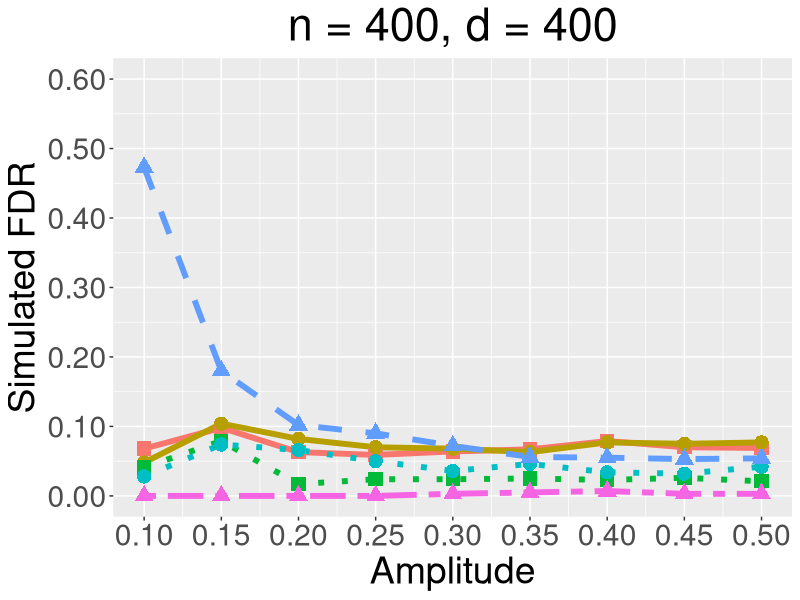
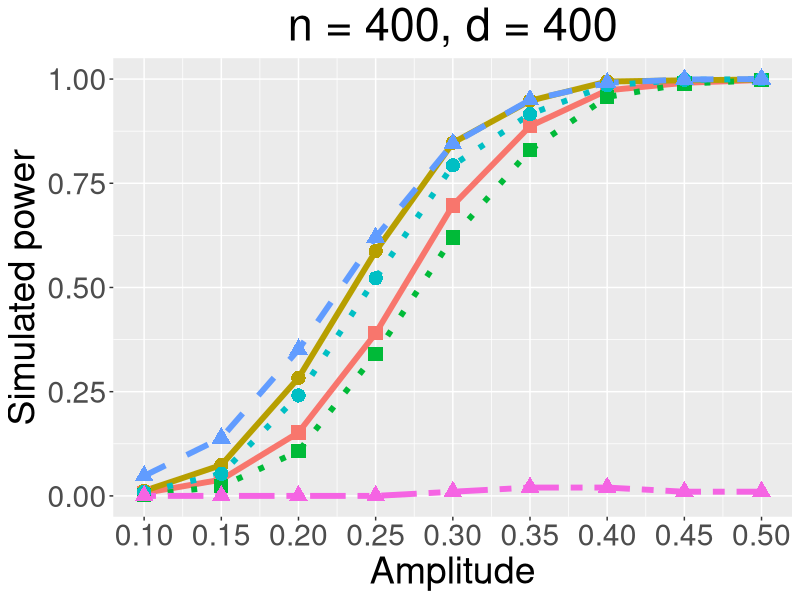
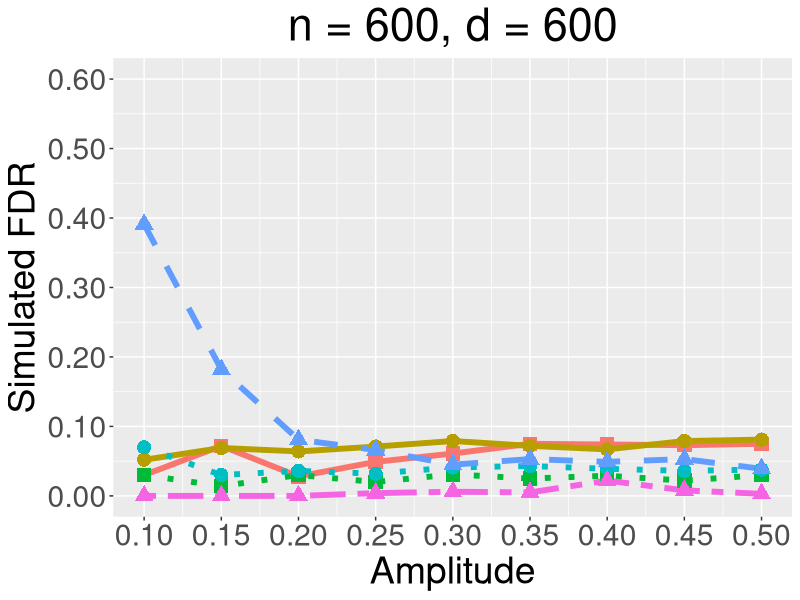
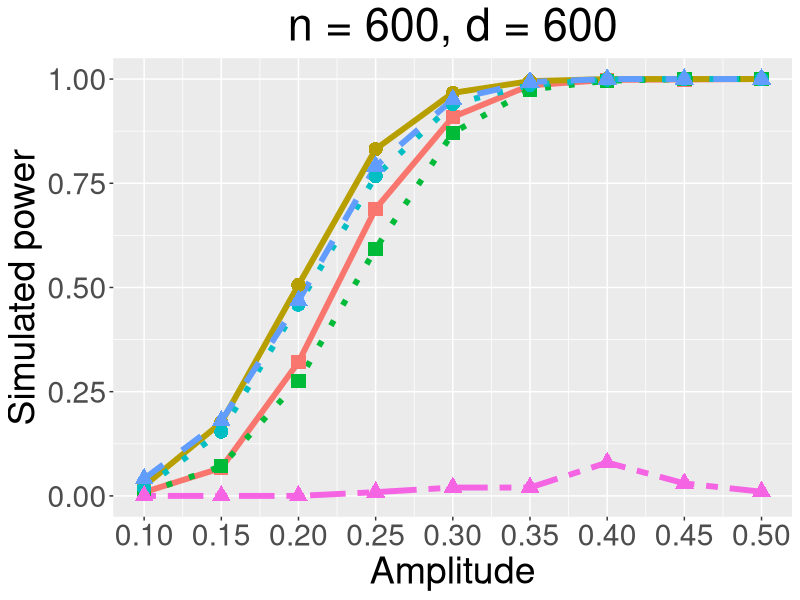
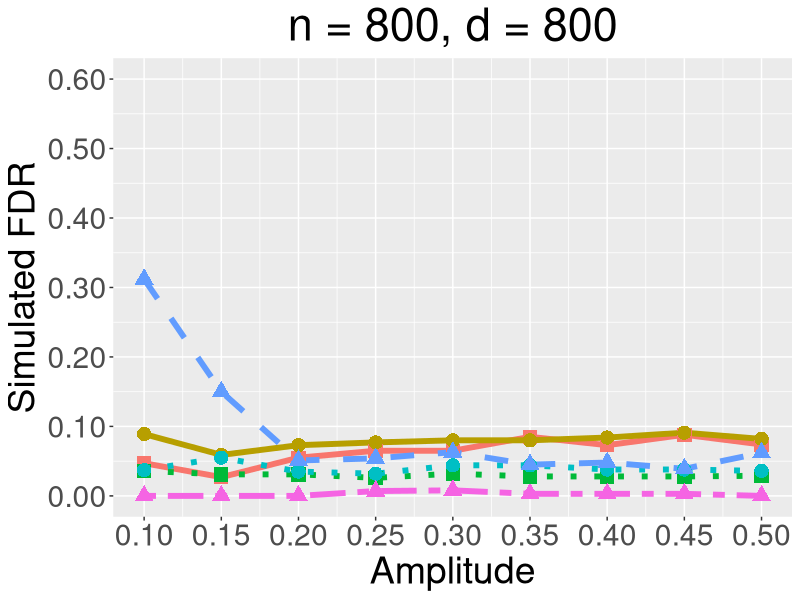
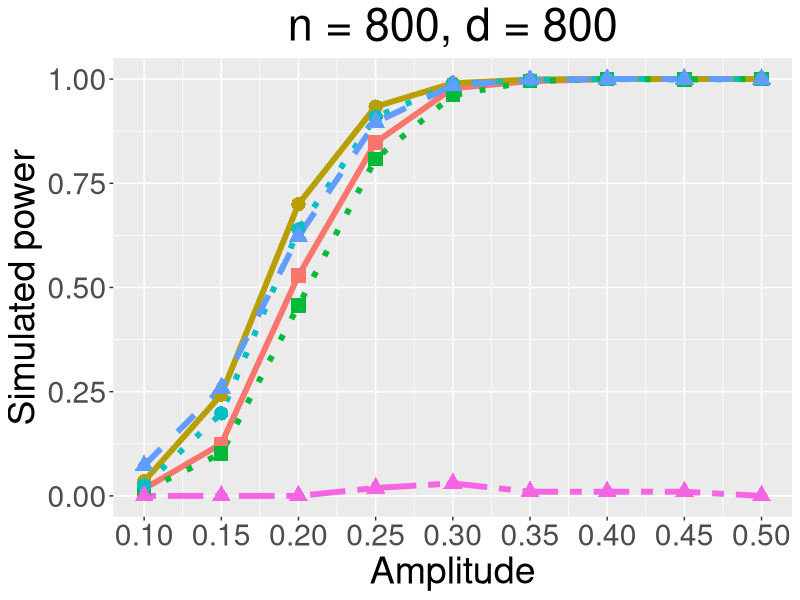
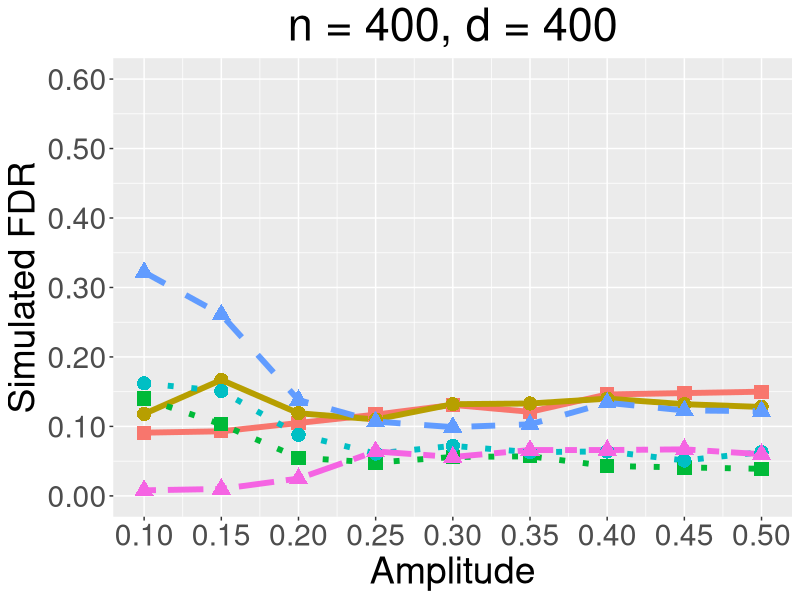
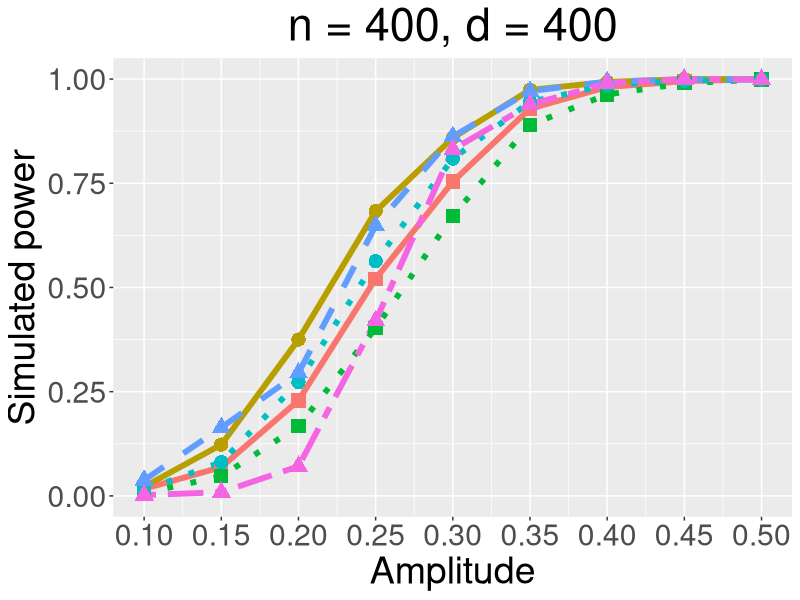

Write the R code that produced these figures, in order.
library(ggplot2)
# This script presents the results under S4 with FDR level = 0.05.
# We will construct 6 figures, which are 
# 1, n = 200; p = 1*n, 1.5*n, 2*n; rho;
# 2, n = 500; p = 1*n, 1.5*n, 2*n; rho;
# 3, n = 200; p = 1*n, 1.5*n, 2*n; rho;
# 4, n = 500; p = 1*n, 1.5*n, 2*n; rho;
# 5, n = 200; p = 1*n, 1.5*n, 2*n; amp;
# 6, n = 500; p = 1*n, 1.5*n, 2*n; amp.
# Each figure will include 6 subfigures. This script will draw total 36 figures.

# First step, we record the data. Second step, we draw the figure.
# 1st column, 1p method; 2nd column, 2p method; 3rd column, knockoff method.
# Row: larger parameters.

# Figure 1

n200p1fdr_005 = matrix(c(0.068,0.048,0.041,0.028,0.473,0,
                         0.098,0.104,0.079,0.074,0.180,0,
                         0.063,0.082,0.017,0.066,0.102,0,
                         0.059,0.070,0.024,0.050,0.090,0,
                         0.064,0.068,0.024,0.036,0.072,0.003,
                         0.067,0.063,0.025,0.046,0.056,0.005,
                         0.079,0.077,0.023,0.034,0.055,0.007,
                         0.070,0.075,0.026,0.032,0.053,0.003,
                         0.069,0.077,0.021,0.042,0.054,0.003),
                       byrow = TRUE, nrow = 9, ncol = 6)


n200p1power_005 = matrix(c(0.007,0.012,0.002,0.009,0.048,0,
                           0.039,0.074,0.023,0.053,0.139,0,
                           0.152,0.283,0.107,0.241,0.351,0,
                           0.390,0.587,0.341,0.522,0.620,0,
                           0.697,0.847,0.620,0.793,0.845,0.010,
                           0.887,0.948,0.830,0.916,0.950,0.020,
                           0.973,0.994,0.957,0.985,0.991,0.020,
                           0.991,0.997,0.989,0.998,0.999,0.010,
                           0.998,0.999,0.997,1,1,0.010),
                         byrow = TRUE, nrow = 9, ncol = 6)





# Figure 2

n200p2fdr_005 = matrix(c(0.030,0.052,0.030,0.070,0.391,0,
                         0.072,0.069,0.014,0.030,0.182,0,
                         0.028,0.064,0.030,0.036,0.081,0,
                         0.049,0.071,0.020,0.032,0.066,0.004,
                         0.061,0.079,0.031,0.041,0.045,0.006,
                         0.075,0.072,0.025,0.043,0.053,0.005,
                         0.074,0.067,0.029,0.039,0.049,0.022,
                         0.073,0.079,0.022,0.036,0.053,0.008,
                         0.075,0.081,0.030,0.038,0.039,0.003),
                       byrow = TRUE, nrow = 9, ncol = 6)


n200p2power_005 = matrix(c(0.009,0.024,0.007,0.019,0.041,0,
                           0.067,0.176,0.071,0.154,0.180,0,
                           0.321,0.506,0.275,0.459,0.468,0,
                           0.689,0.832,0.593,0.767,0.791,0.009,
                           0.909,0.967,0.871,0.940,0.951,0.020,
                           0.985,0.995,0.975,0.986,0.993,0.020,
                           0.998,1,0.996,0.999,1,0.080,
                           0.999,1,1,1,1,0.030,
                           1,1,1,1,1,0.010),
                         byrow = TRUE, nrow = 9, ncol = 6)


n200p2.5fdr_005 = matrix(c(0.047,0.089,0.036,0.037,0.312,0,
                           0.027,0.059,0.031,0.055,0.150,0,
                           0.055,0.073,0.031,0.035,0.051,0,
                           0.065,0.077,0.026,0.032,0.054,0.007,
                           0.065,0.080,0.032,0.044,0.063,0.008,
                           0.085,0.080,0.028,0.044,0.045,0.003,
                           0.073,0.084,0.028,0.038,0.048,0.003,
                           0.088,0.091,0.028,0.038,0.039,0.003,
                           0.074,0.082,0.029,0.036,0.062,0),
                       byrow = TRUE, nrow = 9, ncol = 6)


n200p2.5power_005 = matrix(c(0.017,0.035,0.013,0.025,0.073,0,
                           0.125,0.243,0.102,0.198,0.259,0,
                           0.529,0.700,0.457,0.639,0.623,0,
                           0.848,0.934,0.809,0.909,0.896,0.019,
                           0.978,0.990,0.961,0.988,0.985,0.030,
                           0.995,0.999,0.995,0.998,0.998,0.010,
                           1,1,1,1,1,0.010,
                           1,1,0.999,1,1,0.010,
                           1,1,1,1,1,0),
                         byrow = TRUE, nrow = 9, ncol = 6)



# Figure 5

n200p1fdr_01 = matrix(c(0.091,0.118,0.140,0.162,0.322,0.008,
                        0.093,0.167,0.103,0.151,0.261,0.010,
                        0.105,0.119,0.055,0.088,0.138,0.025,
                        0.117,0.110,0.048,0.061,0.107,0.064,
                        0.131,0.132,0.056,0.072,0.099,0.056,
                        0.121,0.133,0.057,0.063,0.103,0.066,
                        0.146,0.140,0.043,0.064,0.134,0.066,
                        0.148,0.132,0.041,0.051,0.123,0.067,
                        0.150,0.128,0.039,0.063,0.122,0.060),
                      byrow = TRUE, nrow = 9, ncol = 6)


n200p1power_01 = matrix(c(0.017,0.022,0.007,0.014,0.038,0.002,
                          0.069,0.123,0.047,0.081,0.164,0.009,
                          0.229,0.375,0.167,0.273,0.295,0.071,
                          0.521,0.683,0.403,0.563,0.648,0.420,
                          0.754,0.859,0.672,0.809,0.862,0.831,
                          0.929,0.974,0.890,0.945,0.971,0.939,
                          0.981,0.993,0.963,0.986,0.994,0.990,
                          0.995,1,0.990,0.996,0.999,1,
                          1,1,0.999,0.999,0.999,0.999),
                        byrow = TRUE, nrow = 9, ncol = 6)




# Figure 6

n200p2fdr_01 = matrix(c(0.170,0.177,0.095,0.065,0.408,0.007,
                        0.123,0.124,0.084,0.108,0.183,0.024,
                        0.130,0.134,0.059,0.082,0.117,0.066,
                        0.134,0.135,0.064,0.075,0.102,0.047,
                        0.155,0.149,0.061,0.071,0.101,0.065,
                        0.149,0.152,0.067,0.083,0.095,0.047,
                        0.160,0.151,0.061,0.074,0.111,0.044,
                        0.156,0.148,0.068,0.069,0.106,0.059,
                        0.159,0.160,0.057,0.077,0.114,0.066),
                      byrow = TRUE, nrow = 9, ncol = 6)


n200p2power_01 = matrix(c(0.013,0.026,0.011,0.023,0.059,0.002,
                          0.108,0.201,0.087,0.164,0.213,0.018,
                          0.450,0.611,0.337,0.490,0.560,0.264,
                          0.781,0.875,0.693,0.815,0.856,0.688,
                          0.929,0.967,0.919,0.965,0.969,0.954,
                          0.989,0.997,0.987,0.995,0.999,0.989,
                          0.999,1,0.999,0.999,1,1,
                          1,1,1,1,1,1,
                          1,1,1,1,1,1),
                        byrow = TRUE, nrow = 9, ncol = 6)


n200p2.5fdr_01 = matrix(c(0.108,0.101,0.109,0.121,0.390,0,
                           0.152,0.141,0.051,0.075,0.153,0.048,
                           0.124,0.143,0.074,0.085,0.111,0.053,
                           0.126,0.143,0.072,0.080,0.104,0.072,
                           0.150,0.152,0.063,0.080,0.106,0.060,
                           0.160,0.168,0.074,0.092,0.110,0.045,
                           0.157,0.151,0.071,0.084,0.086,0.060,
                           0.168,0.169,0.072,0.080,0.091,0.064,
                           0.170,0.177,0.070,0.073,0.094,0.059),
                         byrow = TRUE, nrow = 9, ncol = 6)


n200p2.5power_01 = matrix(c(0.027,0.055,0.032,0.044,0.064,0,
                             0.185,0.334,0.145,0.261,0.251,0.075,
                             0.620,0.739,0.556,0.688,0.678,0.378,
                             0.915,0.959,0.865,0.925,0.935,0.872,
                             0.985,0.995,0.978,0.991,0.996,0.981,
                             1,1,0.998,1,1,1,
                             1,1,1,1,1,1,
                             1,1,1,1,1,1,
                             1,1,1,1,1,1),
                           byrow = TRUE, nrow = 9, ncol = 6)


# Amplitude, 12 figures


# Figure 1-1

# Set x label, it is public.
amplevel = rep(c(0.1,0.15,0.2,0.25,0.3,0.35,0.4,0.45,0.5), times = 6)
# Set the type of methods, it is public.
type = rep(c('A','B','C','D','E','F'), each = 9)

points = c('A' = 15, 'B' = 16, 'C' = 15, 'D' = 16, 'E' = 17, 'F' = 17)

# Read the data into dataframe.
fdr11 = c(n200p1fdr_005[,1], n200p1fdr_005[,2], n200p1fdr_005[,3], n200p1fdr_005[,4], n200p1fdr_005[,5], n200p1fdr_005[,6])
df11 = data.frame(amplevel = amplevel, type = type, fdr = fdr11)

# DRAW
n400p400fdr_rho = 
  ggplot(data = df11, mapping = aes(x = amplevel, y = fdr, colour = type, shape = type, linetype = type)) + scale_linetype_manual(values=c("solid", "solid", "dotted", "dotted", "dashed", "twodash")) + scale_shape_manual(values = points)+ geom_line(linewidth = 2) + geom_point(size = 4.5) + scale_x_continuous(name = "Amplitude", breaks = seq(0.1, 0.5, by = 0.05), labels = c("0.10", "0.15", "0.20", "0.25", "0.30", "0.35", "0.40", "0.45","0.50"), limits = c(0.1, 0.5)) + scale_y_continuous(name = "Simulated FDR", breaks = seq(0, 0.6, by = 0.1), labels = c("0.00","0.10", "0.20", "0.30", "0.40", "0.50", "0.60"), limits = c(0,0.6)) + ggtitle("n = 400, d = 400") + theme(legend.position = 'none', text = element_text(size = 27), plot.title = element_text(hjust = 0.5)) 

# SAVE
ggsave("n400p400fdr_005.pdf", device = "pdf", path = "C:/Users/朱正天/Desktop/Knockoff_code/Knockoff_pre/S4", width = 8, height = 6)


# Figure 1-2

# Read the data into dataframe.
pwr12 = c(n200p1power_005[,1], n200p1power_005[,2], n200p1power_005[,3], n200p1power_005[,4], n200p1power_005[,5], n200p1power_005[,6])
df12 = data.frame(amplevel = amplevel, type = type, power = pwr12)

# DRAW
n400p400power_rho = 
  ggplot(data = df12, mapping = aes(x = amplevel, y = power, colour = type, shape = type, linetype = type)) + scale_linetype_manual(values=c("solid", "solid", "dotted", "dotted", "dashed", "twodash")) + scale_shape_manual(values = points)+ geom_line(linewidth = 2) + geom_point(size = 4.5) + scale_x_continuous(name = "Amplitude", breaks = seq(0.1, 0.5, by = 0.05), labels = c("0.10", "0.15", "0.20", "0.25", "0.30", "0.35", "0.40", "0.45","0.50"), limits = c(0.1, 0.5)) + scale_y_continuous(name = "Simulated power", breaks = seq(0, 1, by = 0.25), labels = c("0.00","0.25", "0.50", "0.75", "1.00"), limits = c(0,1)) + ggtitle("n = 400, d = 400") + theme(legend.position = 'none', text = element_text(size = 27), plot.title = element_text(hjust = 0.5))

# SAVE
ggsave("n400p400power_005.pdf", device = "pdf", path = "C:/Users/朱正天/Desktop/Knockoff_code/Knockoff_pre/S4", width = 8, height = 6)




# Figure 1-9

# Read the data into dataframe.
fdr19 = c(n200p2fdr_005[,1], n200p2fdr_005[,2], n200p2fdr_005[,3], n200p2fdr_005[,4], n200p2fdr_005[,5], n200p2fdr_005[,6])
df19 = data.frame(amplevel = amplevel, type = type, fdr = fdr19)

# DRAW
n500p750fdr_rho = 
  ggplot(data = df19, mapping = aes(x = amplevel, y = fdr, colour = type, shape = type, linetype = type)) + scale_linetype_manual(values=c("solid", "solid", "dotted", "dotted", "dashed", "twodash")) + scale_shape_manual(values = points)+ geom_line(linewidth = 2) + geom_point(size = 4.5) + scale_x_continuous(name = "Amplitude", breaks = seq(0.1, 0.5, by = 0.05), labels = c("0.10", "0.15", "0.20", "0.25", "0.30", "0.35", "0.40", "0.45","0.50"), limits = c(0.1, 0.5)) + scale_y_continuous(name = "Simulated FDR", breaks = seq(0, 0.6, by = 0.1), labels = c("0.00","0.10", "0.20", "0.30", "0.40", "0.50", "0.60"), limits = c(0,0.6)) + ggtitle("n = 600, d = 600") + theme(legend.position = 'none', text = element_text(size = 27), plot.title = element_text(hjust = 0.5)) 

# SAVE
ggsave("n600p600fdr_005.pdf", device = "pdf", path = "C:/Users/朱正天/Desktop/Knockoff_code/Knockoff_pre/S4", width = 8, height = 6)


# Figure 1-10

# Read the data into dataframe.
pwr110 = c(n200p2power_005[,1], n200p2power_005[,2], n200p2power_005[,3], n200p2power_005[,4], n200p2power_005[,5], n200p2power_005[,6])
df110 = data.frame(amplevel = amplevel, type = type, power = pwr110)

# DRAW
n500p750power_rho = 
  ggplot(data = df110, mapping = aes(x = amplevel, y = power, colour = type, shape = type, linetype = type)) + scale_linetype_manual(values=c("solid", "solid", "dotted", "dotted", "dashed", "twodash")) + scale_shape_manual(values = points)+ geom_line(linewidth = 2) + geom_point(size = 4.5) + scale_x_continuous(name = "Amplitude", breaks = seq(0.1, 0.5, by = 0.05), labels = c("0.10", "0.15", "0.20", "0.25", "0.30", "0.35", "0.40", "0.45","0.50"), limits = c(0.1, 0.5)) + scale_y_continuous(name = "Simulated power", breaks = seq(0, 1, by = 0.25), labels = c("0.00","0.25", "0.50", "0.75", "1.00"), limits = c(0,1)) + ggtitle("n = 600, d = 600") + theme(legend.position = 'none', text = element_text(size = 27), plot.title = element_text(hjust = 0.5))

# SAVE
ggsave("n600p600power_005.pdf", device = "pdf", path = "C:/Users/朱正天/Desktop/Knockoff_code/Knockoff_pre/S4", width = 8, height = 6)



# Figure 1-9

# Read the data into dataframe.
fdr192 = c(n200p2.5fdr_005[,1], n200p2.5fdr_005[,2], n200p2.5fdr_005[,3], n200p2.5fdr_005[,4], n200p2.5fdr_005[,5], n200p2.5fdr_005[,6])
df192 = data.frame(amplevel = amplevel, type = type, fdr = fdr192)

# DRAW
n500p750fdr_rho = 
  ggplot(data = df192, mapping = aes(x = amplevel, y = fdr, colour = type, shape = type, linetype = type)) + scale_linetype_manual(values=c("solid", "solid", "dotted", "dotted", "dashed", "twodash")) + scale_shape_manual(values = points)+ geom_line(linewidth = 2) + geom_point(size = 4.5) + scale_x_continuous(name = "Amplitude", breaks = seq(0.1, 0.5, by = 0.05), labels = c("0.10", "0.15", "0.20", "0.25", "0.30", "0.35", "0.40", "0.45","0.50"), limits = c(0.1, 0.5)) + scale_y_continuous(name = "Simulated FDR", breaks = seq(0, 0.6, by = 0.1), labels = c("0.00","0.10", "0.20", "0.30", "0.40", "0.50", "0.60"), limits = c(0,0.6)) + ggtitle("n = 800, d = 800") + theme(legend.position = 'none', text = element_text(size = 27), plot.title = element_text(hjust = 0.5)) 

# SAVE
ggsave("n800p800fdr_005.pdf", device = "pdf", path = "C:/Users/朱正天/Desktop/Knockoff_code/Knockoff_pre/S4", width = 8, height = 6)


# Figure 1-10

# Read the data into dataframe.
pwr1102 = c(n200p2.5power_005[,1], n200p2.5power_005[,2], n200p2.5power_005[,3], n200p2.5power_005[,4], n200p2.5power_005[,5], n200p2.5power_005[,6])
df1102 = data.frame(amplevel = amplevel, type = type, power = pwr1102)

# DRAW
n500p750power_rho = 
  ggplot(data = df1102, mapping = aes(x = amplevel, y = power, colour = type, shape = type, linetype = type)) + scale_linetype_manual(values=c("solid", "solid", "dotted", "dotted", "dashed", "twodash")) + scale_shape_manual(values = points)+ geom_line(linewidth = 2) + geom_point(size = 4.5) + scale_x_continuous(name = "Amplitude", breaks = seq(0.1, 0.5, by = 0.05), labels = c("0.10", "0.15", "0.20", "0.25", "0.30", "0.35", "0.40", "0.45","0.50"), limits = c(0.1, 0.5)) + scale_y_continuous(name = "Simulated power", breaks = seq(0, 1, by = 0.25), labels = c("0.00","0.25", "0.50", "0.75", "1.00"), limits = c(0,1)) + ggtitle("n = 800, d = 800") + theme(legend.position = 'none', text = element_text(size = 27), plot.title = element_text(hjust = 0.5))

# SAVE
ggsave("n800p800power_005.pdf", device = "pdf", path = "C:/Users/朱正天/Desktop/Knockoff_code/Knockoff_pre/S4", width = 8, height = 6)



# Amp, 12 figures


# Figure 2-1
# Set x label, it is public.
amp = rep(c(0.1,0.15,0.2,0.25,0.3,0.35,0.4,0.45,0.5), times = 6)

# Read the data into dataframe.
fdr21 = c(n200p1fdr_01[,1], n200p1fdr_01[,2], n200p1fdr_01[,3], n200p1fdr_01[,4], n200p1fdr_01[,5], n200p1fdr_01[,6])
df21 = data.frame(amp = amp, type = type, fdr = fdr21)

# DRAW
n400p400fdr_amp = 
  ggplot(data = df21, mapping = aes(x = amp, y = fdr, colour = type, shape = type, linetype = type)) + scale_linetype_manual(values=c("solid", "solid", "dotted", "dotted", "dashed", "twodash")) + scale_shape_manual(values = points)+ geom_line(linewidth = 2) + geom_point(size = 4.5) + scale_x_continuous(name = "Amplitude", breaks = seq(0.1, 0.5, by = 0.05), labels = c("0.10", "0.15", "0.20", "0.25", "0.30", "0.35", "0.40", "0.45","0.50"), limits = c(0.1, 0.5)) + ggtitle("n = 400, d = 400") + theme(legend.position = 'none', text = element_text(size = 27), plot.title = element_text(hjust = 0.5)) + scale_y_continuous(name = "Simulated FDR", breaks = seq(0, 0.6, by = 0.1), labels = c("0.00","0.10", "0.20", "0.30", "0.40", "0.50", "0.60"), limits = c(0,0.6))

# SAVE
ggsave("n400p400fdr_01.pdf", device = "pdf", path = "C:/Users/朱正天/Desktop/Knockoff_code/Knockoff_pre/S4", width = 8, height = 6)


# Figure 2-2

# Read the data into dataframe.
pwr22 = c(n200p1power_01[,1], n200p1power_01[,2], n200p1power_01[,3], n200p1power_01[,4], n200p1power_01[,5], n200p1power_01[,6])
df22 = data.frame(amp = amp, type = type, power = pwr22)

# DRAW
n400p400power_amp = 
  ggplot(data = df22, mapping = aes(x = amp, y = power, colour = type, shape = type, linetype = type)) + scale_linetype_manual(values=c("solid", "solid", "dotted", "dotted", "dashed", "twodash")) + scale_shape_manual(values = points)+ geom_line(linewidth = 2) + geom_point(size = 4.5) + scale_x_continuous(name = "Amplitude", breaks = seq(0.1, 0.5, by = 0.05), labels = c("0.10", "0.15", "0.20", "0.25", "0.30", "0.35", "0.40", "0.45","0.50"), limits = c(0.1, 0.5)) + scale_y_continuous(name = "Simulated power", breaks = seq(0, 1, by = 0.25), labels = c("0.00","0.25", "0.50", "0.75", "1.00"), limits = c(0,1)) + ggtitle("n = 400, d = 400") + theme(legend.position = 'none', text = element_text(size = 27), plot.title = element_text(hjust = 0.5))

# SAVE
ggsave("n400p400power_01.pdf", device = "pdf", path = "C:/Users/朱正天/Desktop/Knockoff_code/Knockoff_pre/S4", width = 8, height = 6)





# Figure 2-9

# Read the data into dataframe.
fdr29 = c(n200p2fdr_01[,1], n200p2fdr_01[,2], n200p2fdr_01[,3], n200p2fdr_01[,4], n200p2fdr_01[,5], n200p2fdr_01[,6])
df29 = data.frame(amp = amp, type = type, fdr = fdr29)

# DRAW
n500p750fdr_amp = 
  ggplot(data = df29, mapping = aes(x = amp, y = fdr, colour = type, shape = type, linetype = type)) + scale_linetype_manual(values=c("solid", "solid", "dotted", "dotted", "dashed", "twodash")) + scale_shape_manual(values = points)+ geom_line(linewidth = 2) + geom_point(size = 4.5) + scale_x_continuous(name = "Amplitude", breaks = seq(0.1, 0.5, by = 0.05), labels = c("0.10", "0.15", "0.20", "0.25", "0.30", "0.35", "0.40", "0.45","0.50"), limits = c(0.1, 0.5)) + ggtitle("n = 600, d = 600") + theme(legend.position = 'none', text = element_text(size = 27), plot.title = element_text(hjust = 0.5)) + scale_y_continuous(name = "Simulated FDR", breaks = seq(0, 0.6, by = 0.1), labels = c("0.00","0.10", "0.20", "0.30", "0.40", "0.50", "0.60"), limits = c(0,0.6))

# SAVE
ggsave("n600p600fdr_01.pdf", device = "pdf", path = "C:/Users/朱正天/Desktop/Knockoff_code/Knockoff_pre/S4", width = 8, height = 6)


# Figure 2-10

# Read the data into dataframe.
pwr210 = c(n200p2power_01[,1], n200p2power_01[,2], n200p2power_01[,3], n200p2power_01[,4], n200p2power_01[,5], n200p2power_01[,6])
df210 = data.frame(amp = amp, type = type, power = pwr210)

# DRAW
n500p750power_amp = 
  ggplot(data = df210, mapping = aes(x = amp, y = power, colour = type, shape = type, linetype = type)) + scale_linetype_manual(values=c("solid", "solid", "dotted", "dotted", "dashed", "twodash")) + scale_shape_manual(values = points)+ geom_line(linewidth = 2) + geom_point(size = 4.5) + scale_x_continuous(name = "Amplitude", breaks = seq(0.1, 0.5, by = 0.05), labels = c("0.10", "0.15", "0.20", "0.25", "0.30", "0.35", "0.40", "0.45","0.50"), limits = c(0.1, 0.5)) + scale_y_continuous(name = "Simulated power", breaks = seq(0, 1, by = 0.25), labels = c("0.00","0.25", "0.50", "0.75", "1.00"), limits = c(0,1)) + ggtitle("n = 600, d = 600") + theme(legend.position = 'none', text = element_text(size = 27), plot.title = element_text(hjust = 0.5))

# SAVE
ggsave("n600p600power_01.pdf", device = "pdf", path = "C:/Users/朱正天/Desktop/Knockoff_code/Knockoff_pre/S4", width = 8, height = 6)



# Figure 2-9

# Read the data into dataframe.
fdr292 = c(n200p2.5fdr_01[,1], n200p2.5fdr_01[,2], n200p2.5fdr_01[,3], n200p2.5fdr_01[,4], n200p2.5fdr_01[,5], n200p2.5fdr_01[,6])
df292 = data.frame(amp = amp, type = type, fdr = fdr292)

# DRAW
n500p750fdr_amp = 
  ggplot(data = df292, mapping = aes(x = amp, y = fdr, colour = type, shape = type, linetype = type)) + scale_linetype_manual(values=c("solid", "solid", "dotted", "dotted", "dashed", "twodash")) + scale_shape_manual(values = points)+ geom_line(linewidth = 2) + geom_point(size = 4.5) + scale_x_continuous(name = "Amplitude", breaks = seq(0.1, 0.5, by = 0.05), labels = c("0.10", "0.15", "0.20", "0.25", "0.30", "0.35", "0.40", "0.45","0.50"), limits = c(0.1, 0.5)) + ggtitle("n = 800, d = 800") + theme(legend.position = 'none', text = element_text(size = 27), plot.title = element_text(hjust = 0.5)) + scale_y_continuous(name = "Simulated FDR", breaks = seq(0, 0.6, by = 0.1), labels = c("0.00","0.10", "0.20", "0.30", "0.40", "0.50", "0.60"), limits = c(0,0.6))

# SAVE
ggsave("n800p800fdr_01.pdf", device = "pdf", path = "C:/Users/朱正天/Desktop/Knockoff_code/Knockoff_pre/S4", width = 8, height = 6)


# Figure 2-10

# Read the data into dataframe.
pwr2102 = c(n200p2.5power_01[,1], n200p2.5power_01[,2], n200p2.5power_01[,3], n200p2.5power_01[,4], n200p2.5power_01[,5], n200p2.5power_01[,6])
df2102 = data.frame(amp = amp, type = type, power = pwr2102)

# DRAW
n500p750power_amp = 
  ggplot(data = df210, mapping = aes(x = amp, y = power, colour = type, shape = type, linetype = type)) + scale_linetype_manual(values=c("solid", "solid", "dotted", "dotted", "dashed", "twodash")) + scale_shape_manual(values = points)+ geom_line(linewidth = 2) + geom_point(size = 4.5) + scale_x_continuous(name = "Amplitude", breaks = seq(0.1, 0.5, by = 0.05), labels = c("0.10", "0.15", "0.20", "0.25", "0.30", "0.35", "0.40", "0.45","0.50"), limits = c(0.1, 0.5)) + scale_y_continuous(name = "Simulated power", breaks = seq(0, 1, by = 0.25), labels = c("0.00","0.25", "0.50", "0.75", "1.00"), limits = c(0,1)) + ggtitle("n = 800, d = 800") + theme(legend.position = 'none', text = element_text(size = 27), plot.title = element_text(hjust = 0.5))

# SAVE
ggsave("n800p800power_01.pdf", device = "pdf", path = "C:/Users/朱正天/Desktop/Knockoff_code/Knockoff_pre/S4", width = 8, height = 6)

